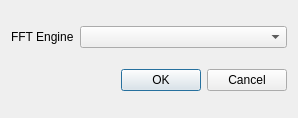
<?xml version="1.0" encoding="UTF-8"?>
<ui version="4.0">
 <class>FFTDialog</class>
 <widget class="QDialog" name="FFTDialog">
  <property name="geometry">
   <rect>
    <x>0</x>
    <y>0</y>
    <width>298</width>
    <height>118</height>
   </rect>
  </property>
  <property name="font">
   <font>
    <family>Liberation Sans</family>
    <pointsize>9</pointsize>
   </font>
  </property>
  <property name="windowTitle">
   <string>FFTW Wisdom file generator</string>
  </property>
  <property name="modal">
   <bool>true</bool>
  </property>
  <layout class="QVBoxLayout" name="verticalLayout">
   <item>
    <layout class="QHBoxLayout" name="exeLayout">
     <item>
      <widget class="QLabel" name="fftEngineLabel">
       <property name="sizePolicy">
        <sizepolicy hsizetype="Maximum" vsizetype="Preferred">
         <horstretch>0</horstretch>
         <verstretch>0</verstretch>
        </sizepolicy>
       </property>
       <property name="toolTip">
        <string>Path to fftwf-wisdom executable</string>
       </property>
       <property name="text">
        <string>FFT Engine</string>
       </property>
      </widget>
     </item>
     <item>
      <widget class="QComboBox" name="fftEngine">
       <property name="toolTip">
        <string>Select FFT engine.

Changes only apply to new devices / channels until SDRangel is restarted.</string>
       </property>
      </widget>
     </item>
    </layout>
   </item>
   <item>
    <widget class="QDialogButtonBox" name="buttonBox">
     <property name="orientation">
      <enum>Qt::Horizontal</enum>
     </property>
     <property name="standardButtons">
      <set>QDialogButtonBox::Cancel|QDialogButtonBox::Ok</set>
     </property>
    </widget>
   </item>
  </layout>
 </widget>
 <resources>
  <include location="../resources/res.qrc"/>
 </resources>
 <connections>
  <connection>
   <sender>buttonBox</sender>
   <signal>accepted()</signal>
   <receiver>FFTDialog</receiver>
   <slot>accept()</slot>
   <hints>
    <hint type="sourcelabel">
     <x>248</x>
     <y>254</y>
    </hint>
    <hint type="destinationlabel">
     <x>157</x>
     <y>274</y>
    </hint>
   </hints>
  </connection>
  <connection>
   <sender>buttonBox</sender>
   <signal>rejected()</signal>
   <receiver>FFTDialog</receiver>
   <slot>reject()</slot>
   <hints>
    <hint type="sourcelabel">
     <x>316</x>
     <y>260</y>
    </hint>
    <hint type="destinationlabel">
     <x>286</x>
     <y>274</y>
    </hint>
   </hints>
  </connection>
 </connections>
</ui>
